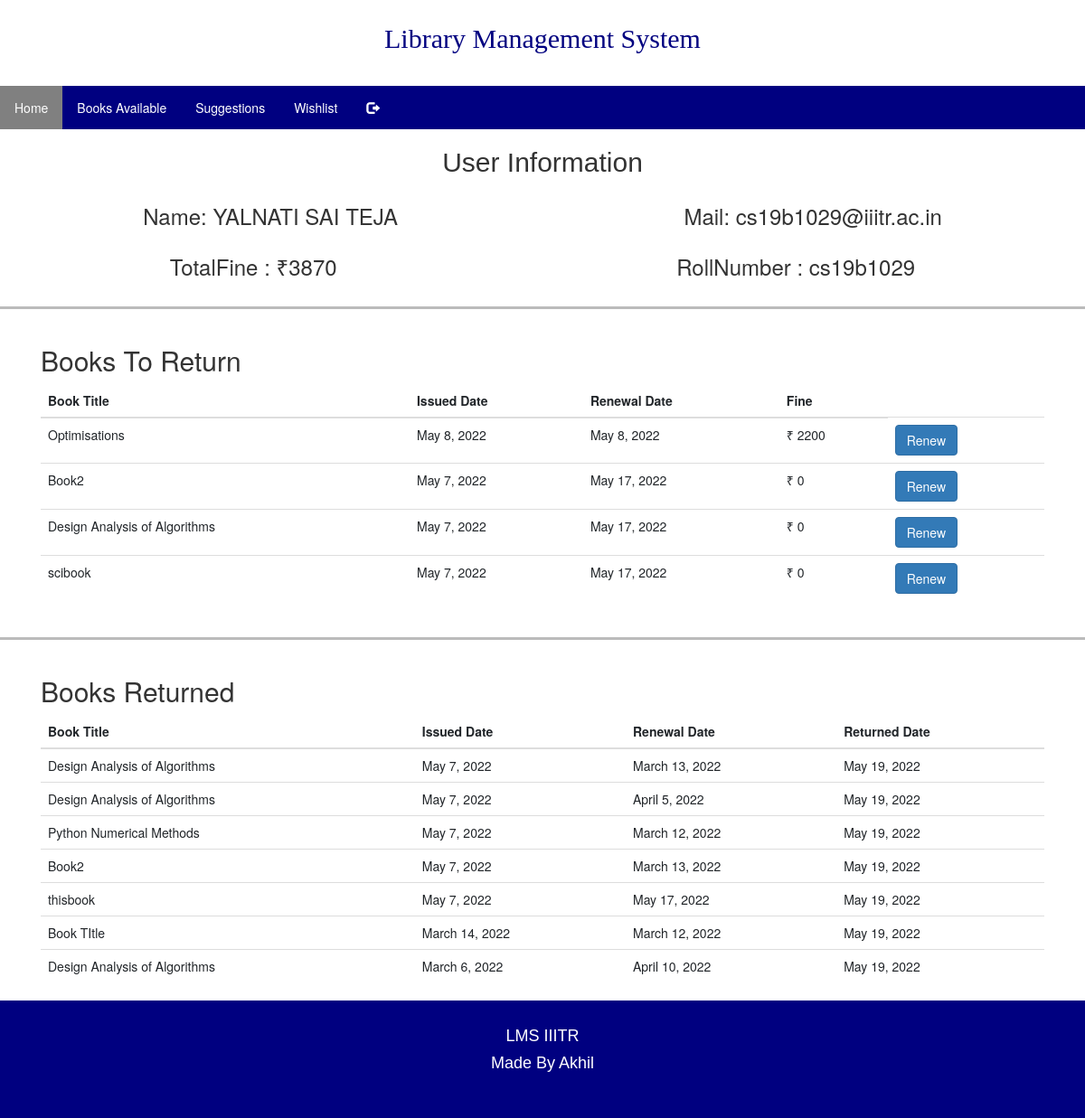
/ (signed in), run on the app's committed database.
### oauth_app/models.py (models this page shows, shortened)
class Profile(models.Model):
    user = models.OneToOneField(User,related_name='profiles',on_delete=models.CASCADE)
    RollNumber = models.CharField(max_length=10)
    Totalfine = models.PositiveIntegerField(default=0)
    is_Faculty = models.BooleanField(default=False)
    BooksIssued = models.PositiveIntegerField(default=0)
    def __str__(self):
        return str(self.RollNumber)

class IssueBook(models.Model):
    student_id = models.ForeignKey(Profile, related_name = 'issuedbooks',on_delete=models.SET_NULL,null = True)
    issued_date = models.DateField(default= defaultfun2)
    expiry_date = models.DateField(default= defaultfun)
    return_date = models.DateField(default= defaultfun)
    book = models.ForeignKey(Book,related_name = 'issuedbooks',on_delete=models.SET_NULL,null = True)
    status = models.SmallIntegerField(choices=STATUS_CHOICES,default = ISSUED)
    times_renew = models.PositiveIntegerField(default=0)
    fine = models.PositiveIntegerField(default=0)
    class Meta:
        ordering = ('-issued_date',)
    def __str__(self):
        return str(self.student_id)

class Book(models.Model):
    BOOK_CHOICES = (
        ('Book', 'Book'),
        ('Journal', 'Journal'),
        ('Thesis', 'Thesis'),
    )
    title = models.CharField(max_length=200)
    Type = models.CharField(max_length=50,choices=BOOK_CHOICES,default='Book')
    category = models.CharField(max_length=50,blank=True)
    price = models.PositiveIntegerField()
    availability = models.PositiveIntegerField()
    ISBN = models.CharField(max_length=50,default="NULL",verbose_name='ISBN/ISSN')
    image = models.URLField(max_length=1000,default = '')
    student = models.ManyToManyField(Profile,through='IssueBook',related_name='books')
    categoryaddr = models.ManyToManyField(Category,related_name="categories",verbose_name='Categories')
    authoraddr = models.ManyToManyField(Author,related_name="authors",verbose_name='Authors')
    students_interested = models.ManyToManyField(Profile,related_name="interest",blank=True)
    def __str__(self):
        return str(self.title)

### oauth_app/views.py (the view)
# urls.py: 2. Add a URL to urlpatterns:  path('', views.home, name='home')
@never_cache
def home(request):
    if (request.user.is_authenticated) :
        Profile_Id = Profile.objects.get(user = request.user)
        print(Profile_Id.RollNumber)
        BooksIssued = Profile_Id.issuedbooks.all()
        print(request.POST)
        Profile_Id.Totalfine=0
        for Books in BooksIssued :
            Profile_Id.Totalfine += Books.fine
        Profile_Id.save(update_fields=['Totalfine'])
        BooksIssuedNR = Profile_Id.issuedbooks.filter(status = 0)
        BooksReturned = Profile_Id.issuedbooks.filter(status = 1)
        print(BooksIssuedNR,BooksReturned)
        return render(request,"oauth_app/books.html",{'BooksIssued':BooksIssuedNR,'BooksReturned':BooksReturned,'Profile_ID':Profile_Id})
    else:
        return render(request,"oauth_app/index.html")

### oauth_app/templates/oauth_app/books.html (shortened to what this page needs)
{% load static %}
<!DOCTYPE html>
<html>
    <head>
  <link rel="stylesheet" type = 'text/css' href="{% static 'oauth_app/bookstyle.css' %}" />
  <link rel="stylesheet" href="https://cdnjs.cloudflare.com/ajax/libs/font-awesome/4.7.0/css/font-awesome.min.css">
  <link rel="stylesheet" href="https://stackpath.bootstrapcdn.com/bootstrap/4.4.1/css/bootstrap.min.css">
  <link rel="stylesheet" href="https://maxcdn.bootstrapcdn.com/bootstrap/3.4.1/css/bootstrap.min.css">
    </head>
    <body >
        <div class="navbar">
            <div><h2 class="titlecolor sizing">Library Management System</h2></div>
        </div>
          <ul>
            <li><a class="active" href="{% url 'books:homepage' %}">Home</a></li>
            <li><a href="{% url 'books:avail_books'%}">Books Available</a></li>
            <li><a href="{% url 'books:Suggestionfunc'%}">Suggestions</a></li>
            <li><a  href="{% url 'books:see_wishlist' %}">Wishlist</a></li>
            <li> <a href="/logout"  style=" background-color:navy">
              <span class="glyphicon glyphicon-log-out"></span>
            </a></li>
          </ul>
          <h2 class="center">User Information</h2>
          <div >
          <div class="profile">
          <h3>Name: {{Profile_ID.user.first_name}} {{Profile_ID.user.last_name}}</h3>
          <h3>Mail: {{Profile_ID.user.email}}</h3>
        </div>
        <div class="profile">
          <h3>TotalFine : &#8377;{{Profile_ID.Totalfine}}</h3>
          <h3>RollNumber : {{Profile_ID.RollNumber}}</h3>
          </div>
        </div>
        <hr class="solid">
        <div class = "container">
            <h2>Books To Return </h2>
            {% if BooksIssued %}
            <table class="table table-hover">
            <thead>
                <tr>
                  <th>Book Title</th>
                  <th>Issued Date</th>
                  <th>Renewal Date</th>
                  <th>Fine</th>
                </tr>
            </thead>
            <tbody>
        {% for Books in BooksIssued %}
            <tr>
              <form action="{% url 'books:renew-book' Books.pk %}" method="POST">
            <td> {{Books.book}}</td>
            <td>{{Books.issued_date}}</td>
            <td>{{Books.expiry_date}}</td>
            <td> &#8377; {{Books.fine}}</td>
            <td><input type= "submit" class="btn btn-primary" value="Renew"></td>
            </form>
            </tr>
        {% endfor %}
        {% else %}
        <div style="text-align: center;font-weight: bold;">
        <h3>No books to Return</h3>
      </div>
        {% endif %}
    </tbody>
    </table>
    </div>
    <hr class="solid">
    <div class = "container">
      <h2>Books Returned </h2>
      {% if  BooksReturned %}
      <table class="table table-hover">
      <thead>
          <tr>
            <th>Book Title</th>
            <th>Issued Date</th>
            <th>Renewal Date</th>
            <th>Returned Date</th>
          </tr>
      </thead>
      <tbody>
  {% for Books in BooksReturned %}
      <tr>
      <td> {{Books.book}}</td>
      <td>{{Books.issued_date}}</td>
      <td>{{Books.expiry_date}}</td>
      <td>{{Books.return_date}}</td>
      </tr>
  {% endfor %}
</tbody>
</table>
{% else %}
<div style="text-align: center;font-weight: bold;">
<h3>No Returned Books</h3>
</div>
{% endif %}
</div>
    <div class="center mt-auto" style="background-color: navy;
    color: white;
    text-align: center;" >
        <br>
      <h4 >LMS IIITR </h4>
      <h4 >Made By Akhil </h4>
      <br>
  <br>
    </div>
  </body>
</html>

### oauth_app/static/oauth_app/bookstyle.css (style rules this page uses)
.navbar { padding: 0.5rem; background-color: white; display: flex; justify-content: space-evenly; align-items: center; overflow: hidden; }
.titlecolor { color: navy; font-size: 3rem; font-family: bold; }
ul { list-style-type: none; margin: 0; padding: 0; overflow: hidden; background-color: navy; }
li { float: left; }
li a { display: block; color: white; text-align: center; padding: 14px 16px; text-decoration: none; }
.active { background-color: grey; }
.center { text-align: center; font-family: Arial, Helvetica, sans-serif; font-size: bold; }
.profile { display: flex; flex-direction: row; justify-content: space-around; }
hr.solid { border-top: 3px solid #bbb; }

### data on the page
Profile: user.first_name "YALNATI", user.last_name "SAI TEJA", user.email "cs19b1029@iiitr.ac.in", Totalfine "3870", RollNumber "cs19b1029"
IssueBook: book "Optimisations", issued_date "May 8, 2022", expiry_date "May 8, 2022", fine "2200"
IssueBook: book "Book2", issued_date "May 7, 2022", expiry_date "May 17, 2022", fine "0"
IssueBook: book "Design Analysis of Algorithms", issued_date "May 7, 2022", expiry_date "May 17, 2022", fine "0"
IssueBook: book "scibook", issued_date "May 7, 2022", expiry_date "May 17, 2022", fine "0"
IssueBook: book "Design Analysis of Algorithms", issued_date "May 7, 2022", expiry_date "March 13, 2022", return_date "May 19, 2022"
IssueBook: book "Design Analysis of Algorithms", issued_date "May 7, 2022", expiry_date "April 5, 2022", return_date "May 19, 2022"
IssueBook: book "Python Numerical Methods", issued_date "May 7, 2022", expiry_date "March 12, 2022", return_date "May 19, 2022"
IssueBook: book "Book2", issued_date "May 7, 2022", expiry_date "March 13, 2022", return_date "May 19, 2022"
IssueBook: book "thisbook", issued_date "May 7, 2022", expiry_date "May 17, 2022", return_date "May 19, 2022"
IssueBook: book "Book TItle", issued_date "March 14, 2022", expiry_date "March 12, 2022", return_date "May 19, 2022"
IssueBook: book "Design Analysis of Algorithms", issued_date "March 6, 2022", expiry_date "April 10, 2022", return_date "May 19, 2022"
